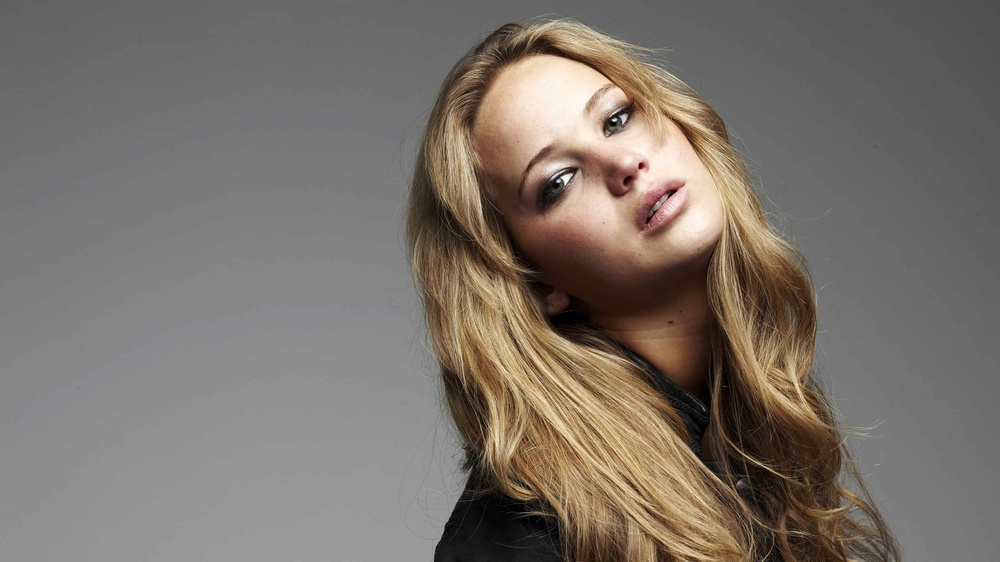
#> input picture images/jeniffer.jpg, 1000 x 562 px, shrunk from 3840 x 2160 before the run
$ python QuestionFive.py
#> lines starting #> are read from the running program, lines starting #| are printed output that depends on the picture; after the words box and inside, x2 and y2 are one past the last pixel; in counts of white or black regions, pixels touching at a corner belong together
import cv2 as cv
import numpy as np
import matplotlib.pyplot as plt

# (a) Open image and split to HSV (show H,S,V later)
img = cv.imread('images/jeniffer.jpg', cv.IMREAD_COLOR)
#> img is the input picture: shape (562, 1000, 3); mean B, G, R 106.8, 114.3, 122.3
hsv = cv.cvtColor(img, cv.COLOR_BGR2HSV)
#> hsv: shape (562, 1000, 3); mean H, S, V 10.7, 35.6, 122.4
h, s, v = cv.split(hsv)          # uint8, 0..255
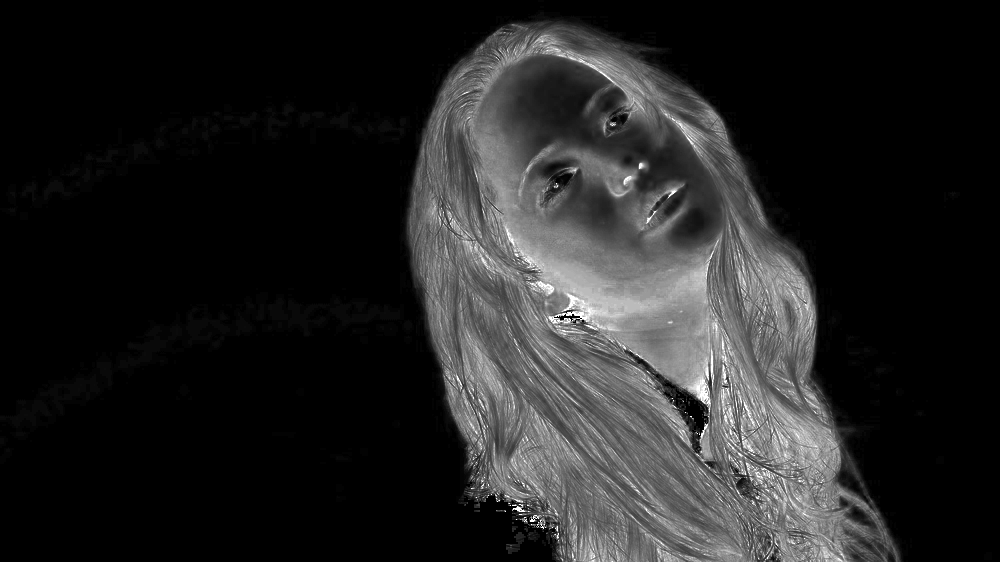
#> s: shape (562, 1000); min 0, max 255, mean 35.6

# (b) Select plane & make a binary foreground mask (Otsu on V)
_, mask = cv.threshold(v, 0, 255, cv.THRESH_BINARY + cv.THRESH_OTSU)
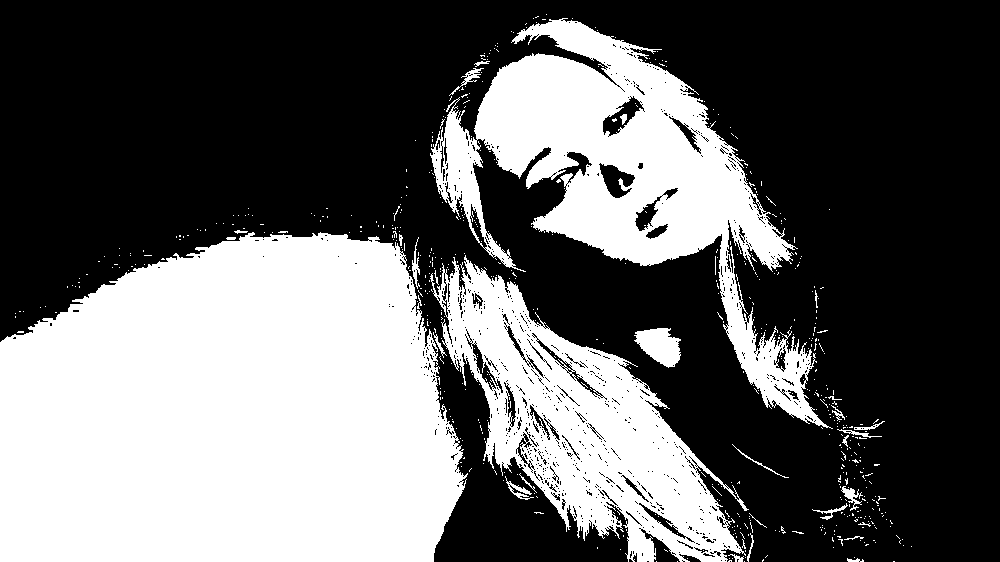
#> mask: shape (562, 1000); 39.6% white; 627 white regions (596 under 20 px), largest, box (x1, y1, x2, y2) and area: (0, 232, 468, 562) 130334, (430, 18, 833, 429) 50376, (430, 255, 749, 562) 37124

# (optional) small cleanup
kernel = cv.getStructuringElement(cv.MORPH_ELLIPSE, (3,3))
mask = cv.morphologyEx(mask, cv.MORPH_OPEN,  kernel, iterations=1)
#> mask: shape (562, 1000); 38.4% white; 72 white regions (47 under 20 px), largest, box (x1, y1, x2, y2) and area: (0, 232, 467, 562) 129995, (474, 19, 828, 428) 45172, (443, 260, 742, 562) 35118
mask = cv.morphologyEx(mask, cv.MORPH_CLOSE, kernel, iterations=1)
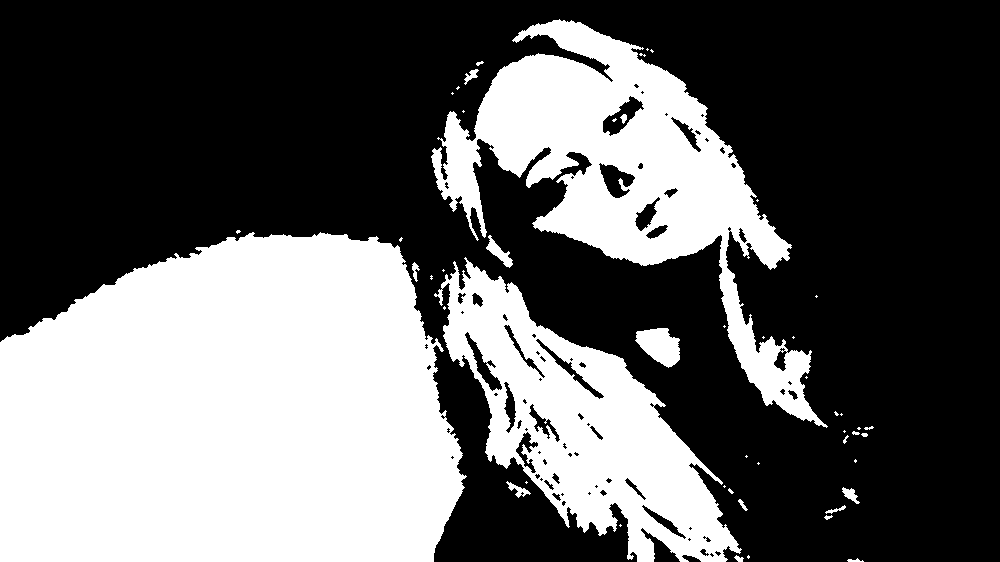
#> mask: shape (562, 1000); 39% white; 50 white regions (30 under 20 px), largest, box (x1, y1, x2, y2) and area: (0, 232, 467, 562) 130432, (431, 19, 828, 428) 49148, (434, 257, 742, 562) 36903

# Use the Value plane as grayscale input f (like the slide)
f = v.copy()

# (c) Foreground only (we’ll use mask in the histogram)
# (d) Histogram and CDF (masked/foreground only)
L = 256
hist_fg = cv.calcHist([f], [0], mask, [L], [0, L]).ravel().astype(np.float64)
#> hist_fg = 256 values, max 16089 at index 142, min 0 at index 0, mean 855.6
cdf_fg  = np.cumsum(hist_fg)
#> cdf_fg = 256 values from 0 to 219023

# Foreground pixel count N_fg replaces M*N from the slide
N_fg = int(mask.sum() // 255) if mask is not None else f.size
#> N_fg = 219023

# (e) Slide formula LUT: t[k] = ((L-1)/(N_fg)) * CDF_fg[k]
t = np.array([ ((L-1) / max(N_fg, 1)) * cdf_fg[k] for k in range(L) ], dtype=np.uint8)
#> t = 256 values from 0 to 255

# Apply like on the slide: g = t[f]
g = t[f]  # equalized V values for all pixels
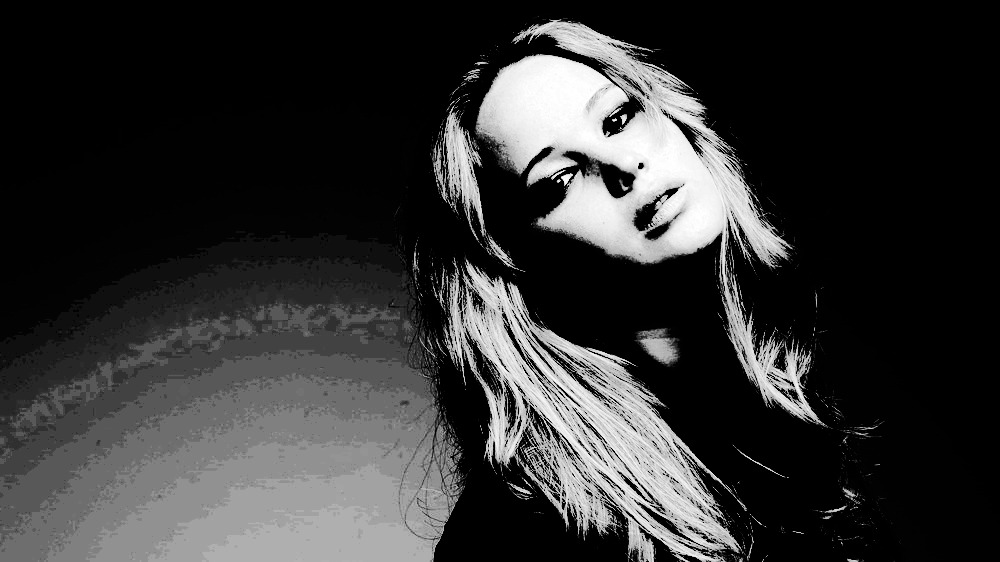
#> g: shape (562, 1000); min 0, max 255, mean 51.9

# (f) Replace only the foreground; keep background unchanged
fg_eq = cv.bitwise_and(g, g, mask=mask)
bg    = cv.bitwise_and(f, f, mask=cv.bitwise_not(mask))
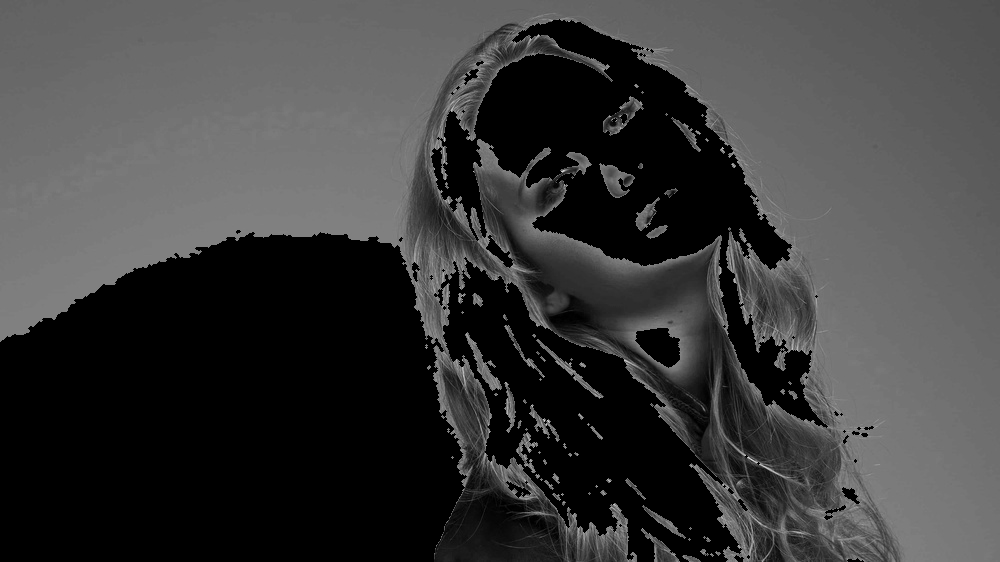
#> bg: shape (562, 1000); min 0, max 232, mean 60
v_out = cv.add(bg, fg_eq)
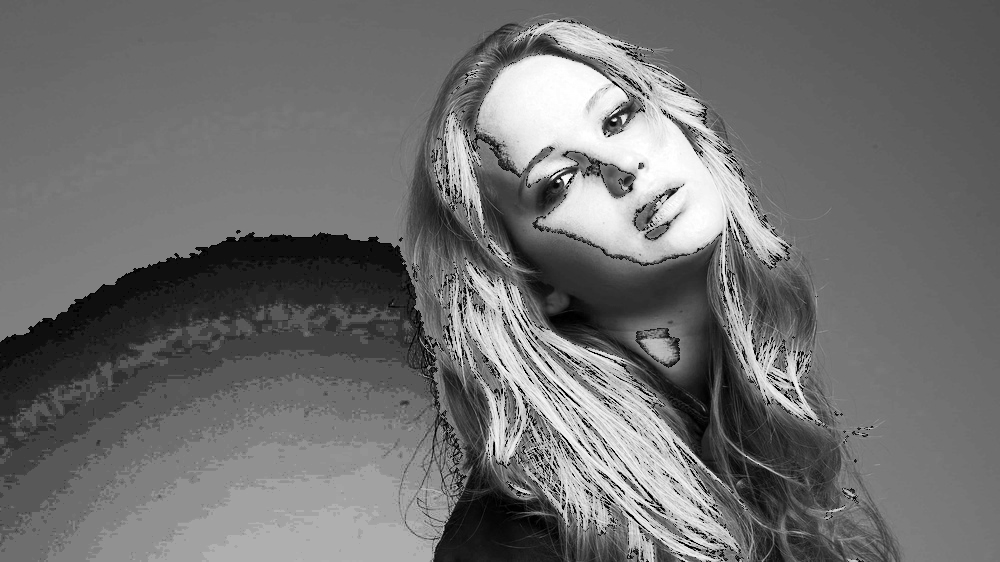
#> v_out: shape (562, 1000); min 0, max 255, mean 111

# Recombine and convert back to BGR
out = cv.cvtColor(cv.merge([h, s, v_out]), cv.COLOR_HSV2BGR)

# ----- Display: H, S, V, Mask, Original, Result (axes off) -----
fig, ax = plt.subplots(2, 3, figsize=(12, 8))
ax[0,0].set_title('Hue');        ax[0,0].imshow(h, cmap='gray', vmin=0, vmax=255)
ax[0,1].set_title('Saturation'); ax[0,1].imshow(s, cmap='gray', vmin=0, vmax=255)
ax[0,2].set_title('Value');      ax[0,2].imshow(f, cmap='gray', vmin=0, vmax=255)
ax[1,0].set_title('Mask');       ax[1,0].imshow(mask, cmap='gray', vmin=0, vmax=255)
ax[1,1].set_title('Original');   ax[1,1].imshow(cv.cvtColor(img, cv.COLOR_BGR2RGB))
ax[1,2].set_title('FG equalized'); ax[1,2].imshow(cv.cvtColor(out, cv.COLOR_BGR2RGB))
for a in ax.ravel():
    a.axis('off')
plt.tight_layout()
plt.show()
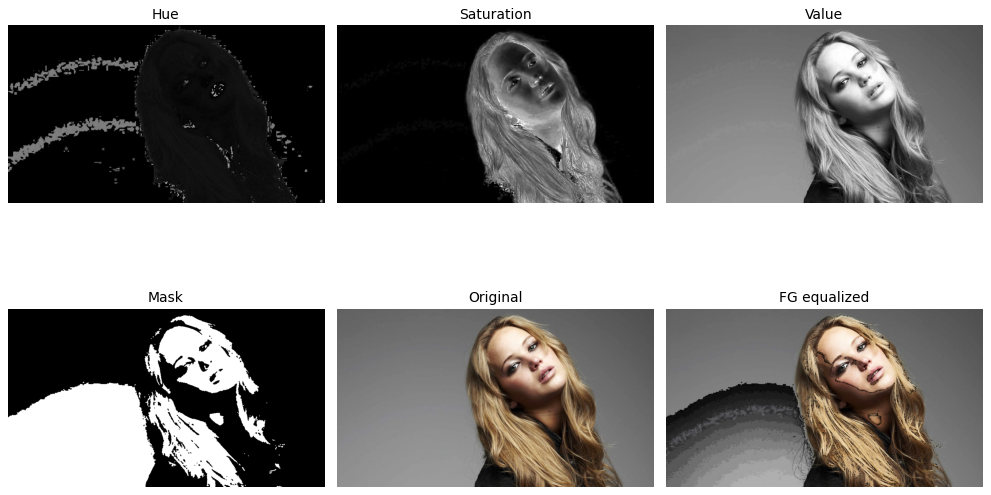
#> figure drawn by matplotlib, 6 panels

$ run again, with images/daisy.jpg copied over images/jeniffer.jpg
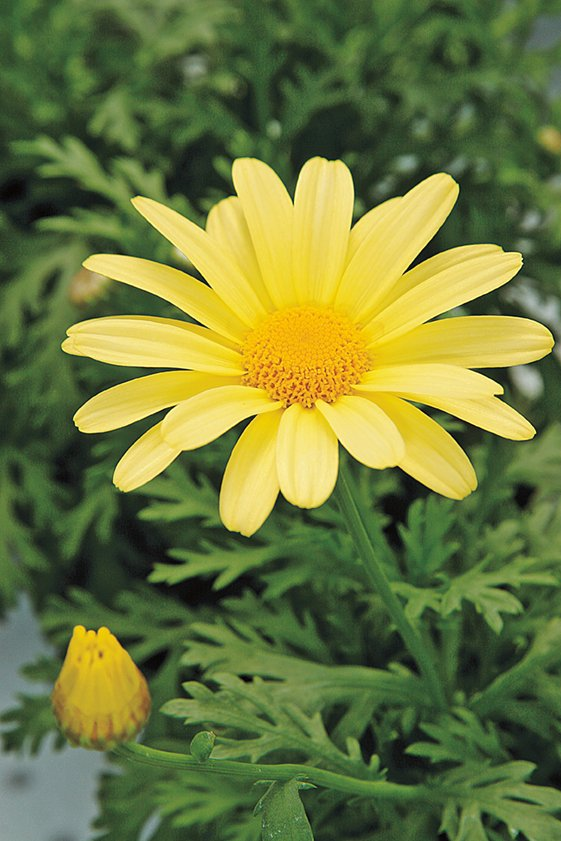
#> input picture images/daisy.jpg, 561 x 841 px
#> img is the input picture: shape (841, 561, 3); mean B, G, R 60.7, 120.3, 108.5
#> hsv: shape (841, 561, 3); mean H, S, V 45.8, 119.6, 126.6
#> `mask = cv.morphologyEx(mask, cv.MORPH_CLOSE, kernel, iterations=1)`:
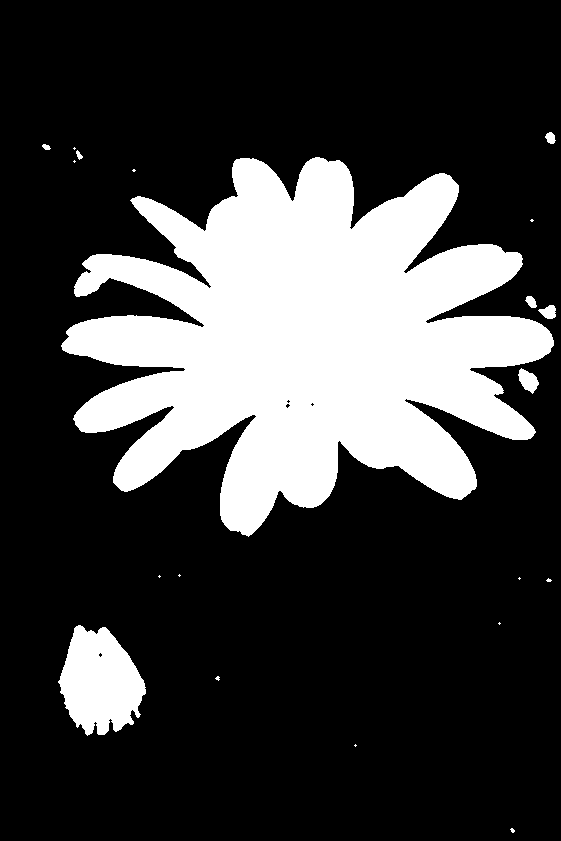
#> mask: shape (841, 561); 24.4% white; 20 white regions (12 under 20 px), largest, box (x1, y1, x2, y2) and area: (61, 157, 554, 537) 107504, (58, 625, 146, 736) 6628, (518, 368, 539, 394) 321
#> hist_fg = 256 values, max 6112 at index 242, min 0 at index 0, mean 449.1
#> cdf_fg = 256 values from 0 to 114977
#> N_fg = 114977
#> t = 256 values from 0 to 255
#> `out = cv.cvtColor(cv.merge([h, s, v_out]), cv.COLOR_HSV2BGR)`:
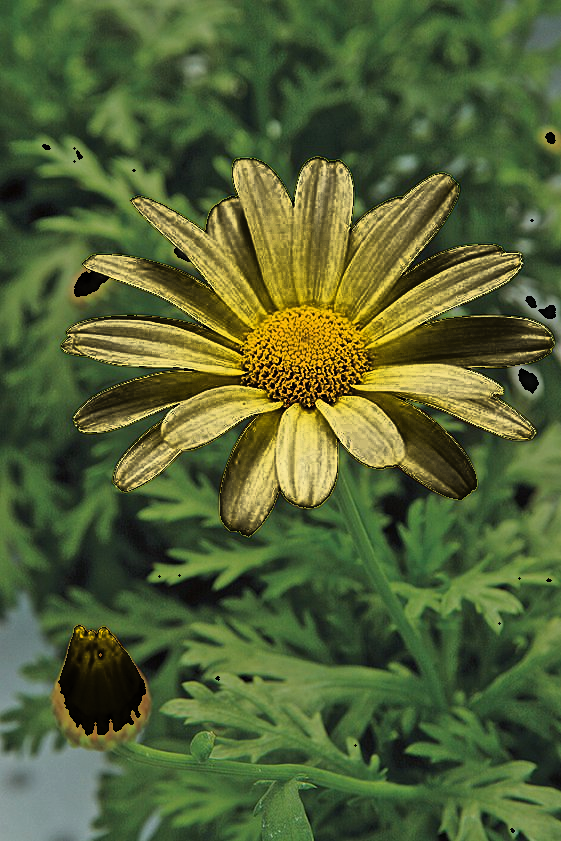
#> out: shape (841, 561, 3); mean B, G, R 52.1, 98, 83.2

$ run again, with images/emma.jpg copied over images/jeniffer.jpg
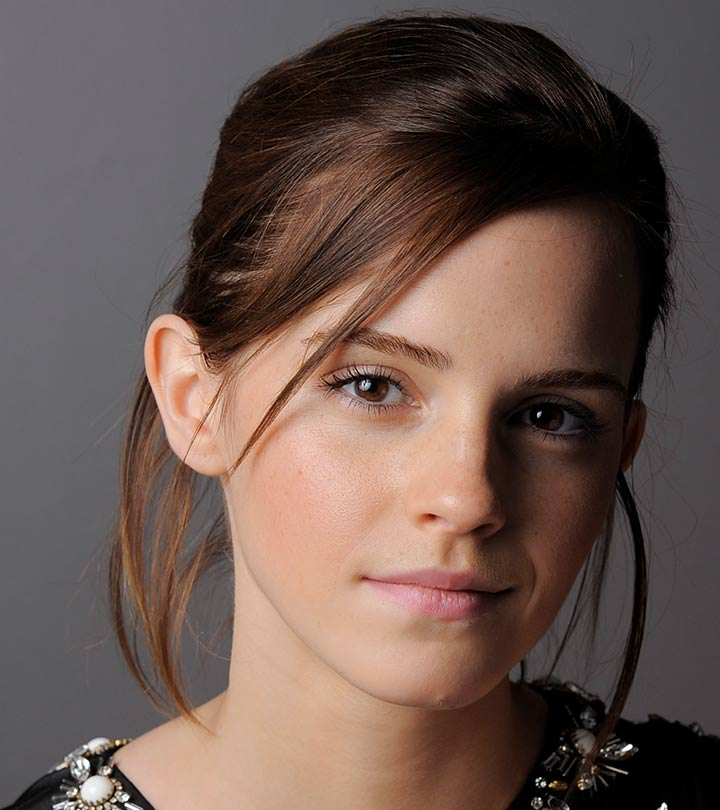
#> input picture images/emma.jpg, 720 x 810 px
#> img is the input picture: shape (810, 720, 3); mean B, G, R 80.1, 87.4, 106.8
#> hsv: shape (810, 720, 3); mean H, S, V 54.8, 73.4, 107.5
#> `mask = cv.morphologyEx(mask, cv.MORPH_CLOSE, kernel, iterations=1)`:
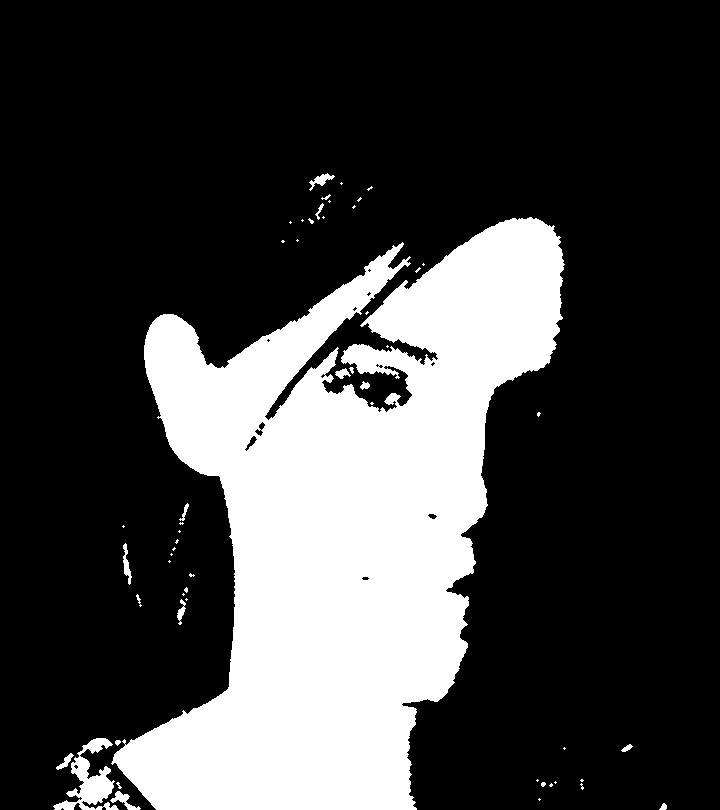
#> mask: shape (810, 720); 25.5% white; 54 white regions (37 under 20 px), largest, box (x1, y1, x2, y2) and area: (111, 217, 565, 810) 145593, (53, 738, 119, 810) 1819, (110, 791, 141, 810) 199
#> hist_fg = 256 values, max 4255 at index 212, min 0 at index 0, mean 581.6
#> cdf_fg = 256 values from 0 to 148902
#> N_fg = 148902
#> t = 256 values from 0 to 255
#> `out = cv.cvtColor(cv.merge([h, s, v_out]), cv.COLOR_HSV2BGR)`:
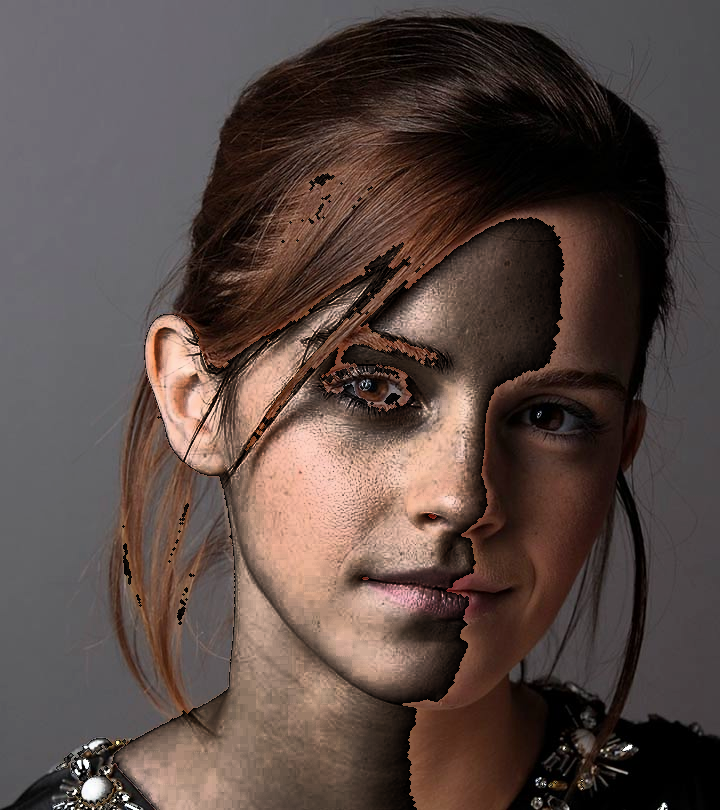
#> out: shape (810, 720, 3); mean B, G, R 67.8, 72.7, 87.9
